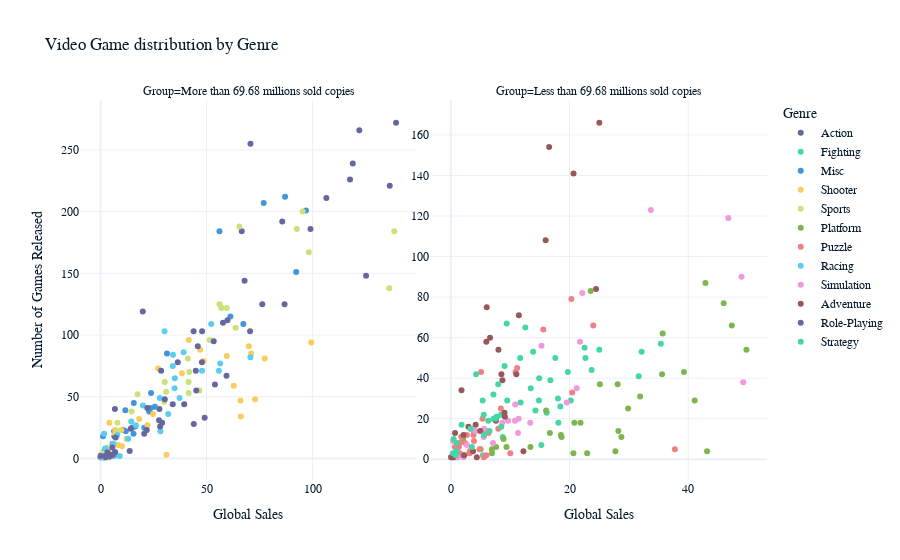

This figure's notebook cell:
### Code cell
import plotly.express as px
df = result
fig = px.scatter(df, x="Global Sales", y="Number of Games Released",
                 color="Genre", facet_col="Group", hover_name="Year",
                title="Video Game distribution by Genre")
fig.update_xaxes(matches=None)
fig.update_yaxes(matches=None,showticklabels=True)
fig.write_image("./img/GenreDistribution.png")
fig.show()

### Figure 1 — Plotly figure (JSON) as saved in the notebook; plotly's stock layout.template omitted (floating-point values rounded to 4 significant figures)
{"data": [{"hovertemplate": "<b>%{hovertext}</b><br><br>Genre=Action<br>Group=More than 69.68 millions sold copies<br>Global Sales=%{x}<br>Number of Games Released=%{y}<extra></extra>", "hovertext": [1980, 1981, 1982, 1983, 1984, 1985, 1986, 1987, 1988, 1989, 1990, 1991, 1992, 1993, 1994, 1995, 1996, 1997, 1998, 1999, 2000, 2001, 2002, 2003, 2004, 2005, 2006, 2007, 2008, 2009, 2010, 2011, 2012, 2013, 2014, 2015, 2016, 2017], "legendgroup": "Action", "marker": {"color": "#6568a0", "symbol": "circle"}, "mode": "markers", "name": "Action", "orientation": "v", "showlegend": true, "x": [0.34, 14.84, 6.52, 2.86, 1.85, 3.52, 13.74, 1.12, 1.75, 4.64, 6.39, 6.76, 3.83, 1.81, 1.55, 3.57, 20.58, 27.58, 39.44, 27.78, 34.04, 59.39, 86.77, 67.93, 76.26, 85.69, 66.58, 106.5, 136.4, 139.4, 117.6, 119.0, 122.0, 125.2, 99.02, 70.7, 19.91, 0.01], "xaxis": "x", "y": [1, 25, 18, 7, 1, 2, 6, 2, 2, 2, 3, 5, 1, 6, 4, 8, 20, 31, 44, 40, 44, 67, 125, 144, 125, 192, 184, 211, 221, 272, 226, 239, 266, 148, 186, 255, 119, 1], "yaxis": "y", "type": "scatter"}, {"hovertemplate": "<b>%{hovertext}</b><br><br>Genre=Fighting<br>Group=Less than 69.68 millions sold copies<br>Global Sales=%{x}<br>Number of Games Released=%{y}<extra></extra>", "hovertext": [1980, 1985, 1987, 1991, 1992, 1993, 1994, 1995, 1996, 1997, 1998, 1999, 2000, 2001, 2002, 2003, 2004, 2005, 2006, 2007, 2008, 2009, 2010, 2011, 2012, 2013, 2014, 2015, 2016], "legendgroup": "Fighting", "marker": {"color": "#43d7a4", "symbol": "circle"}, "mode": "markers", "name": "Fighting", "orientation": "v", "showlegend": true, "x": [0.77, 1.05, 5.42, 0.39, 15.25, 8.75, 8.47, 14.85, 18.06, 11.76, 31.66, 14.26, 20.22, 18.12, 25.02, 23.73, 16.78, 19.72, 22.55, 17.61, 35.38, 32.15, 14.89, 22.68, 9.51, 7.21, 16.15, 7.78, 3.86], "xaxis": "x2", "y": [1, 1, 2, 1, 7, 11, 22, 29, 30, 28, 41, 24, 29, 18, 54, 44, 39, 43, 55, 50, 57, 53, 40, 50, 29, 20, 23, 21, 14], "yaxis": "y2", "type": "scatter"}, {"hovertemplate": "<b>%{hovertext}</b><br><br>Genre=Misc<br>Group=More than 69.68 millions sold copies<br>Global Sales=%{x}<br>Number of Games Released=%{y}<extra></extra>", "hovertext": [1980, 1982, 1983, 1984, 1989, 1991, 1992, 1993, 1994, 1995, 1996, 1997, 1998, 1999, 2000, 2001, 2002, 2003, 2004, 2005, 2006, 2007, 2008, 2009, 2010, 2011, 2012, 2013, 2014, 2015, 2016], "legendgroup": "Misc", "marker": {"color": "#4095db", "symbol": "circle"}, "mode": "markers", "name": "Misc", "orientation": "v", "showlegend": true, "x": [2.71, 0.87, 2.14, 1.45, 1.28, 0.08, 4.94, 0.3, 2.86, 6.4, 10.68, 5.69, 11.94, 20.65, 15.54, 16.4, 15.67, 23.82, 31.32, 61.24, 67.35, 92.27, 87.03, 76.94, 96.86, 56.08, 22.92, 25.65, 23.68, 11.69, 1.17], "xaxis": "x", "y": [4, 1, 1, 1, 1, 1, 2, 3, 6, 22, 23, 12, 22, 25, 20, 26, 45, 53, 85, 115, 109, 151, 212, 207, 201, 184, 38, 42, 41, 39, 18], "yaxis": "y", "type": "scatter"}, {"hovertemplate": "<b>%{hovertext}</b><br><br>Genre=Shooter<br>Group=More than 69.68 millions sold copies<br>Global Sales=%{x}<br>Number of Games Released=%{y}<extra></extra>", "hovertext": [1980, 1981, 1982, 1983, 1984, 1985, 1986, 1987, 1988, 1989, 1991, 1992, 1993, 1994, 1995, 1996, 1997, 1998, 1999, 2000, 2001, 2002, 2003, 2004, 2005, 2006, 2007, 2008, 2009, 2010, 2011, 2012, 2013, 2014, 2015, 2016], "legendgroup": "Shooter", "marker": {"color": "#facc5f", "symbol": "circle"}, "mode": "markers", "name": "Shooter", "orientation": "v", "showlegend": true, "x": [7.07, 10.04, 3.79, 0.48, 31.1, 1, 3.89, 0.71, 0.51, 1.2, 2, 0.29, 3.08, 8.3, 4.15, 6.91, 22.17, 9.8, 12.25, 6.81, 24.77, 48.58, 27.14, 46.95, 41.6, 38.37, 71.04, 59.51, 69.89, 77.41, 99.36, 72.86, 62.8, 66, 66.15, 18.22], "xaxis": "x", "y": [2, 10, 5, 1, 3, 1, 4, 2, 1, 1, 3, 3, 2, 11, 29, 23, 27, 23, 16, 20, 36, 79, 73, 88, 96, 69, 85, 83, 91, 81, 94, 48, 59, 47, 34, 32], "yaxis": "y", "type": "scatter"}, {"hovertemplate": "<b>%{hovertext}</b><br><br>Genre=Sports<br>Group=More than 69.68 millions sold copies<br>Global Sales=%{x}<br>Number of Games Released=%{y}<extra></extra>", "hovertext": [1980, 1981, 1982, 1983, 1984, 1985, 1986, 1987, 1988, 1989, 1990, 1991, 1992, 1993, 1994, 1995, 1996, 1997, 1998, 1999, 2000, 2001, 2002, 2003, 2004, 2005, 2006, 2007, 2008, 2009, 2010, 2011, 2012, 2013, 2014, 2015, 2016], "legendgroup": "Sports", "marker": {"color": "#cae279", "symbol": "circle"}, "mode": "markers", "name": "Sports", "orientation": "v", "showlegend": true, "x": [0.49, 0.79, 1.05, 3.2, 6.18, 1.96, 5.57, 3.72, 3.6, 5.72, 2.11, 2.41, 2.95, 3.18, 8.39, 7.98, 17.45, 30.02, 41.79, 30.29, 41.19, 51.43, 65.42, 56.11, 63.68, 59.54, 136.2, 98.2, 95.34, 138.5, 92.53, 56.99, 30.93, 41.55, 46.66, 41.54, 14.6], "xaxis": "x", "y": [1, 4, 2, 1, 2, 1, 3, 4, 2, 3, 3, 7, 4, 9, 22, 29, 52, 46, 70, 62, 81, 96, 188, 125, 106, 122, 138, 167, 200, 184, 186, 122, 54, 53, 55, 62, 38], "yaxis": "y", "type": "scatter"}, {"hovertemplate": "<b>%{hovertext}</b><br><br>Genre=Platform<br>Group=Less than 69.68 millions sold copies<br>Global Sales=%{x}<br>Number of Games Released=%{y}<extra></extra>", "hovertext": [1981, 1982, 1983, 1984, 1985, 1986, 1987, 1988, 1989, 1990, 1991, 1992, 1993, 1994, 1995, 1996, 1997, 1998, 1999, 2000, 2001, 2002, 2003, 2004, 2005, 2006, 2007, 2008, 2009, 2010, 2011, 2012, 2013, 2014, 2015, 2016], "legendgroup": "Platform", "marker": {"color": "#7db64f", "symbol": "circle"}, "mode": "markers", "name": "Platform", "orientation": "v", "showlegend": true, "x": [6.93, 5.03, 6.93, 0.69, 43.17, 9.39, 1.74, 27.73, 20.66, 22.97, 7.64, 13.42, 18.67, 28.74, 16.69, 28.23, 21.85, 29.88, 20.82, 16.06, 39.28, 45.97, 42.89, 47.34, 23.56, 49.8, 35.59, 35.7, 41.09, 31.9, 28.11, 18.55, 25.12, 8.89, 6.05, 2.07], "xaxis": "x2", "y": [3, 5, 5, 1, 4, 6, 2, 4, 3, 3, 6, 6, 11, 11, 13, 14, 18, 25, 18, 24, 43, 77, 87, 66, 83, 54, 42, 62, 29, 31, 37, 12, 37, 10, 14, 10], "yaxis": "y2", "type": "scatter"}, {"hovertemplate": "<b>%{hovertext}</b><br><br>Genre=Puzzle<br>Group=Less than 69.68 millions sold copies<br>Global Sales=%{x}<br>Number of Games Released=%{y}<extra></extra>", "hovertext": [1981, 1982, 1983, 1984, 1985, 1988, 1989, 1990, 1991, 1992, 1993, 1994, 1995, 1996, 1997, 1998, 1999, 2000, 2001, 2002, 2003, 2004, 2005, 2006, 2007, 2008, 2009, 2010, 2011, 2012, 2013, 2014, 2015], "legendgroup": "Puzzle", "marker": {"color": "#f08083", "symbol": "circle"}, "mode": "markers", "name": "Puzzle", "orientation": "v", "showlegend": true, "x": [2.24, 10.03, 0.78, 3.14, 3.21, 5.58, 37.75, 6, 3.24, 4.84, 3.17, 1.53, 2.71, 3.91, 5.89, 6.34, 1.36, 3.82, 8, 5.34, 2.42, 8.43, 20.45, 10.9, 24, 15.59, 20.31, 11.18, 5.11, 1.76, 0.99, 1.5, 0.7], "xaxis": "x2", "y": [2, 3, 1, 3, 4, 1, 5, 2, 4, 5, 3, 3, 12, 9, 14, 13, 6, 12, 15, 20, 8, 25, 33, 43, 66, 64, 79, 45, 43, 11, 3, 8, 6], "yaxis": "y2", "type": "scatter"}, {"hovertemplate": "<b>%{hovertext}</b><br><br>Genre=Racing<br>Group=More than 69.68 millions sold copies<br>Global Sales=%{x}<br>Number of Games Released=%{y}<extra></extra>", "hovertext": [1981, 1982, 1984, 1986, 1988, 1990, 1991, 1992, 1993, 1994, 1995, 1996, 1997, 1998, 1999, 2000, 2001, 2002, 2003, 2004, 2005, 2006, 2007, 2008, 2009, 2010, 2011, 2012, 2013, 2014, 2015, 2016], "legendgroup": "Racing", "marker": {"color": "#5bcdf2", "symbol": "circle"}, "mode": "markers", "name": "Racing", "orientation": "v", "showlegend": true, "x": [0.48, 1.57, 5.95, 1.96, 2.14, 6.26, 1.14, 9.04, 0.36, 2.19, 6.09, 28.24, 31.91, 27.9, 37.27, 19.99, 55.81, 30.2, 52.19, 47.86, 56.42, 34.09, 39.17, 70.66, 34.19, 34.93, 35.01, 14.46, 13.04, 16.69, 7.92, 1.64], "xaxis": "x", "y": [1, 2, 3, 1, 1, 2, 1, 2, 2, 8, 12, 22, 36, 49, 49, 43, 71, 103, 109, 71, 77, 75, 86, 82, 84, 57, 65, 30, 16, 27, 19, 20], "yaxis": "y", "type": "scatter"}, {"hovertemplate": "<b>%{hovertext}</b><br><br>Genre=Simulation<br>Group=Less than 69.68 millions sold copies<br>Global Sales=%{x}<br>Number of Games Released=%{y}<extra></extra>", "hovertext": [1981, 1985, 1988, 1990, 1991, 1992, 1993, 1994, 1995, 1996, 1997, 1998, 1999, 2000, 2001, 2002, 2003, 2004, 2005, 2006, 2007, 2008, 2009, 2010, 2011, 2012, 2013, 2014, 2015, 2016, 2020], "legendgroup": "Simulation", "marker": {"color": "#f099dc", "symbol": "circle"}, "mode": "markers", "name": "Simulation", "orientation": "v", "showlegend": true, "x": [0.45, 0.03, 0.03, 1.14, 2.14, 2.14, 0.19, 2.73, 4.18, 11.33, 9.65, 7.11, 11.44, 3.38, 19.54, 10.81, 21.21, 10.85, 49.27, 21.77, 48.97, 46.76, 33.71, 22.15, 15.28, 13.38, 8.67, 5.55, 5.62, 0.39, 0.29], "xaxis": "x2", "y": [1, 1, 1, 1, 2, 1, 1, 7, 14, 13, 19, 8, 20, 15, 28, 19, 35, 27, 38, 58, 90, 119, 123, 82, 56, 18, 18, 11, 15, 9, 1], "yaxis": "y2", "type": "scatter"}, {"hovertemplate": "<b>%{hovertext}</b><br><br>Genre=Adventure<br>Group=Less than 69.68 millions sold copies<br>Global Sales=%{x}<br>Number of Games Released=%{y}<extra></extra>", "hovertext": [1983, 1987, 1991, 1992, 1993, 1994, 1995, 1996, 1997, 1998, 1999, 2000, 2001, 2002, 2003, 2004, 2005, 2006, 2007, 2008, 2009, 2010, 2011, 2012, 2013, 2014, 2015, 2016], "legendgroup": "Adventure", "marker": {"color": "#965858", "symbol": "circle"}, "mode": "markers", "name": "Adventure", "orientation": "v", "showlegend": true, "x": [0.4, 4.38, 2.24, 12.24, 0.07, 3.74, 0.72, 4.19, 4.96, 9.05, 7.6, 2.98, 9.12, 11.05, 2.14, 8.7, 8.53, 11.47, 24.47, 25.02, 20.68, 16.57, 15.98, 5.99, 6.61, 6.06, 8.03, 1.81], "xaxis": "x2", "y": [1, 1, 2, 4, 1, 4, 13, 17, 14, 23, 19, 16, 21, 42, 12, 39, 42, 71, 84, 166, 141, 154, 108, 58, 60, 75, 54, 34], "yaxis": "y2", "type": "scatter"}, {"hovertemplate": "<b>%{hovertext}</b><br><br>Genre=Role-Playing<br>Group=More than 69.68 millions sold copies<br>Global Sales=%{x}<br>Number of Games Released=%{y}<extra></extra>", "hovertext": [1986, 1987, 1988, 1989, 1990, 1991, 1992, 1993, 1994, 1995, 1996, 1997, 1998, 1999, 2000, 2001, 2002, 2003, 2004, 2005, 2006, 2007, 2008, 2009, 2010, 2011, 2012, 2013, 2014, 2015, 2016, 2017], "legendgroup": "Role-Playing", "marker": {"color": "#6568a0", "symbol": "circle"}, "mode": "markers", "name": "Role-Playing", "orientation": "v", "showlegend": true, "x": [2.52, 4.65, 5.88, 2.2, 4.52, 3.25, 6.86, 5.59, 7.11, 14.26, 43.96, 21.79, 28.09, 49.09, 29.03, 22.06, 45.13, 30.28, 53.95, 28.55, 57.73, 43.89, 59.83, 47.9, 70.52, 53.37, 47.81, 44.92, 45.86, 36.44, 6.76, 0.04], "xaxis": "x", "y": [1, 3, 3, 2, 2, 5, 5, 9, 17, 24, 28, 23, 26, 33, 29, 41, 55, 48, 60, 71, 110, 103, 112, 103, 103, 95, 78, 71, 91, 78, 40, 2], "yaxis": "y", "type": "scatter"}, {"hovertemplate": "<b>%{hovertext}</b><br><br>Genre=Strategy<br>Group=Less than 69.68 millions sold copies<br>Global Sales=%{x}<br>Number of Games Released=%{y}<extra></extra>", "hovertext": [1991, 1992, 1993, 1994, 1995, 1996, 1997, 1998, 1999, 2000, 2001, 2002, 2003, 2004, 2005, 2006, 2007, 2008, 2009, 2010, 2011, 2012, 2013, 2014, 2015, 2016], "legendgroup": "Strategy", "marker": {"color": "#43d7a4", "symbol": "circle"}, "mode": "markers", "name": "Strategy", "orientation": "v", "showlegend": true, "x": [0.94, 0.36, 0.81, 3.56, 6.51, 5.61, 7.71, 13.47, 18.46, 8.5, 7.55, 5.56, 7.99, 7.19, 5.37, 4.27, 9.42, 11.69, 12.56, 13.87, 9.06, 3.33, 6.33, 0.99, 1.82, 0.5], "xaxis": "x2", "y": [4, 3, 2, 6, 14, 12, 21, 35, 26, 16, 20, 22, 37, 32, 29, 42, 67, 50, 65, 53, 46, 15, 19, 8, 17, 10], "yaxis": "y2", "type": "scatter"}], "layout": {"xaxis": {"anchor": "y", "domain": [0, 0.49], "title": {"text": "Global Sales"}}, "yaxis": {"anchor": "x", "domain": [0, 1], "title": {"text": "Number of Games Released"}, "showticklabels": true}, "xaxis2": {"anchor": "y2", "domain": [0.51, 1], "title": {"text": "Global Sales"}}, "yaxis2": {"anchor": "x2", "domain": [0, 1], "showticklabels": true}, "annotations": [{"font": {}, "showarrow": false, "text": "Group=More than 69.68 millions sold copies", "x": 0.245, "xanchor": "center", "xref": "paper", "y": 1, "yanchor": "bottom", "yref": "paper"}, {"font": {}, "showarrow": false, "text": "Group=Less than 69.68 millions sold copies", "x": 0.755, "xanchor": "center", "xref": "paper", "y": 1, "yanchor": "bottom", "yref": "paper"}], "legend": {"title": {"text": "Genre"}, "tracegroupgap": 0}, "title": {"text": "Video Game distribution by Genre"}}}
